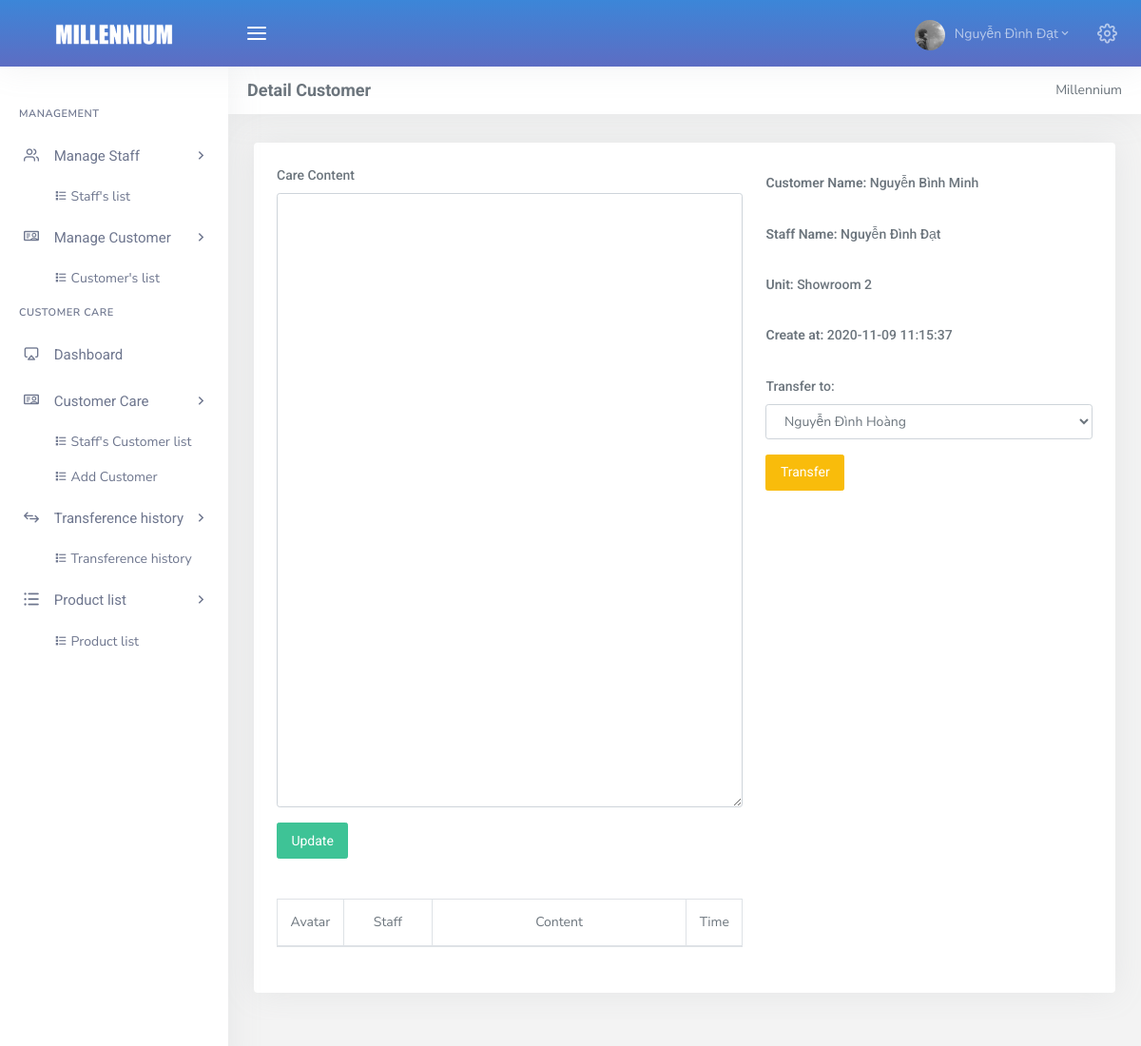
Screenshot of /admin/dashboard.php?page=detail_customer_care&id=154 (signed in) with the database file from the repository.
### tables this page shows
CREATE TABLE `tbl_user` (
  `id` int(11) NOT NULL,
  `name` varchar(50) NOT NULL,
  `showroom_id` int(11) NOT NULL,
  `avatar` varchar(50) NOT NULL DEFAULT 'default.png',
  `email` varchar(50) NOT NULL,
  `passw` varchar(50) NOT NULL DEFAULT '123456',
  `addres` varchar(100) NOT NULL,
  `salary` float NOT NULL,
  `role` tinyint(4) NOT NULL DEFAULT 2,
  `status` tinyint(4) NOT NULL DEFAULT 1,
  `create_at` datetime NOT NULL DEFAULT current_timestamp()
);

CREATE TABLE `tbl_customer` (
  `id` int(11) NOT NULL,
  `name` varchar(50) NOT NULL,
  `showroom_id` int(11) NOT NULL,
  `phone` varchar(10) NOT NULL,
  `email` varchar(50) NOT NULL,
  `sex` varchar(5) NOT NULL,
  `birth` date NOT NULL DEFAULT '1970-01-01',
  `passw` varchar(50) NOT NULL,
  `avatar` varchar(50) NOT NULL DEFAULT 'guest.jpg',
  `create_at` datetime NOT NULL DEFAULT current_timestamp()
);

CREATE TABLE `tbl_showroom` (
  `showroom_id` int(11) NOT NULL,
  `title` varchar(50) NOT NULL,
  `addres` varchar(100) NOT NULL,
  `create_at` datetime NOT NULL DEFAULT current_timestamp()
);

CREATE TABLE `tbl_care` (
  `user_id` int(11) NOT NULL,
  `customer_id` int(11) NOT NULL,
  `status` tinyint(4) NOT NULL DEFAULT 1,
  `create_at` datetime NOT NULL DEFAULT current_timestamp()
);

### admin/Controller/CustomerCare/CustomerCare_c.php (called while the page is built, shortened)
<?php
    include_once("Model/CustomerCare/CustomerCare_m.php");
    class CustomerCare_c extends CustomerCare_m {
        private $customer_care;
        function __construct()
        {
            $this->customer_care = new CustomerCare_m();
        }
        public function detailCustomerCare () {
            $customer_id = $_GET['id'];
            $customer_care2 = $this->customer_care->getInfoCustomerCare($customer_id);
            $customer_care1 = $this->customer_care->getAllUserExceptOne($customer_care2['user_id']);
            include_once 'View/CustomerCare/detail_customer_care.php';
        }
    }
?>

### admin/Config/myConfig.php (called while the page is built, shortened)
<?php
	class Connect{
		private $user = "root";
		private $pass = "";
		private $dns = "mysql:host=localhost;dbname=customer_care";
		function __construct(){
			try {
				$this->pdo = new PDO($this->dns, $this->user, $this->pass);
				$this->pdo->query("SET NAMES utf8");
			} catch (PDOException $e) {
				echo $e->getMessage();
				exit();
			}
		}
	}
 ?>

### admin/Model/CustomerCare/CustomerCare_m.php (called while the page is built, shortened)
<?php
    include_once("Config/myConfig.php");
    class CustomerCare_m extends Connect {
        function __construct()
        {
            parent::__construct();
        }
        protected function getInfoCustomerCare ($customer_id) {
            $sql = "
            SELECT tbl_care.customer_id, tbl_user.name as 'Họ tên NV', tbl_customer.name, tbl_showroom.title, tbl_customer.phone, tbl_customer.email, tbl_care.status, tbl_care.create_at, tbl_customer.id, tbl_care.user_id
            FROM
                tbl_user,
                tbl_customer,
                tbl_showroom,
                tbl_care
            WHERE
                tbl_customer.showroom_id = tbl_showroom.showroom_id AND tbl_user.id = tbl_care.user_id AND tbl_customer.id = tbl_care.customer_id AND tbl_customer.id = :customer_id";
            $pre = $this->pdo->prepare($sql);
            $pre->bindParam(":customer_id", $customer_id);
            $pre->execute();
            return $row = $pre->fetch(PDO::FETCH_ASSOC);
        }
        protected function getAllUserExceptOne($id) {
            $sql = "SELECT * FROM tbl_user, tbl_showroom
                    WHERE tbl_user.showroom_id = tbl_showroom.showroom_id AND id != :id";
            $pre = $this->pdo->prepare($sql);
            $pre->bindParam(':id', $id);
            $pre->execute();
            $result = array();
            while ($row = $pre->fetch(PDO::FETCH_ASSOC)) {
                $result[] = $row;
            }
            return $result;
        }
    }

### admin/View/CustomerCare/detail_customer_care.php (the view, shortened to what this page needs)
<div class="card-box">
	<div class="row">
		<div class="col-7">
			<form>
				<fieldset class="form-group">
					<label for="formGroupExampleInput">Care Content</label>
					<textarea class="form-control ckeditor" rows="30" name="content"></textarea>
				</fieldset>
				<button type="button" class="btn btn-success add_content" value="<?= $customer_id; ?>">Update</button>
			</form><br><br>
			<div class="table-content" id="data_content">
				<table class="table table-bordered dt-responsive nowrap">
					<thead class="text-center dataContentHeader">
						<td style="width: 10%">Avatar</td>
						<td style="width: 20%">Staff</td>
						<td style="width: 60%">Content</td>
						<td style="width: 10%">Time</td>
					</thead>
						<?php
						include_once 'Controller/CustomerCare/CustomerCare_c.php';
						$customer_id = $_GET['id'];
							?>
				</table>
			</div>
		</div>
		<div class="col-5">
			<form>
				<div class="form-group">
					<label for="name" class="col-form-label"><b>Customer Name:</b> <?= $customer_care2['name']; ?></label>
				</div>
				<div class="form-group">
					<label for="name" class="col-form-label"><b>Staff Name:</b>  <?= $customer_care2['Họ tên NV']; ?></label>
				</div>
				<div class="form-group">
					<label for="name" class="col-form-label"><b>Unit:</b>  <?= $customer_care2['title']; ?></label>
				</div>
				<div class="form-group">
					<label for="phone" class="col-form-label"><b>Create at:</b>  <?= $customer_care2['create_at']; ?></label>
				</div>
				<div class="form-group">
					<label class="col-form-label">Transfer to:</label>
					<select class="form-control" id="listUser">
						<?php foreach ($customer_care1 as $value) {
							?>
							<option value="<?= $value['id']; ?>"><?= $value['name']; ?></option>
							<?php
						}
						?>
					</select>
				</div>
				<button type="button" class="btn btn-warning transfer" value="<?= $customer_id; ?>">Transfer</button>
			</form><br><br>
		</div>
	</div>
</div>

### rows the page displays
tbl_user: tbl_customer.name "Nguyễn Bình Minh", name "Nguyễn Đình Đạt", tbl_showroom.title "Showroom 2", tbl_care.create_at "2020-11-09 11:15:37"

### other values shown
$_SESSION['name'] "Nguyễn Đình Đạt"
form field value "Nguyễn Đình Hoàng"
